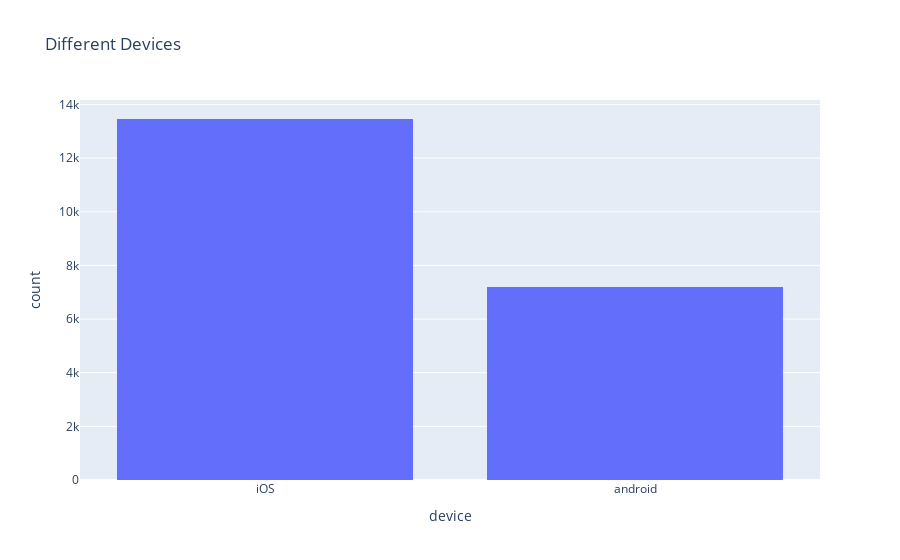

The cell this chart's notebook holds for it:
### Code cell
fig = px.histogram(df,x = 'device',title = 'Different Devices')
fig.show()

### Figure 1 — Plotly figure (JSON) as saved in the notebook; plotly's stock layout.template omitted (floating-point values rounded to 4 significant figures; data arrays with more than 128 entries replaced by an {"elided": "..."} marker saying what was removed)
{"data": [{"alignmentgroup": "True", "bingroup": "x", "hovertemplate": "device=%{x}<br>count=%{y}<extra></extra>", "legendgroup": "", "marker": {"color": "#636efa", "pattern": {"shape": ""}}, "name": "", "offsetgroup": "", "orientation": "v", "showlegend": false, "type": "histogram", "x": {"elided": "20658 str values"}, "xaxis": "x", "yaxis": "y"}], "layout": {"autosize": true, "barmode": "relative", "legend": {"tracegroupgap": 0}, "title": {"text": "Different Devices"}, "xaxis": {"anchor": "y", "autorange": true, "domain": [0, 1], "range": [-0.5, 1.5], "title": {"text": "device"}, "type": "category"}, "yaxis": {"anchor": "x", "autorange": true, "domain": [0, 1], "range": [0, 14170.0], "title": {"text": "count"}}}}
